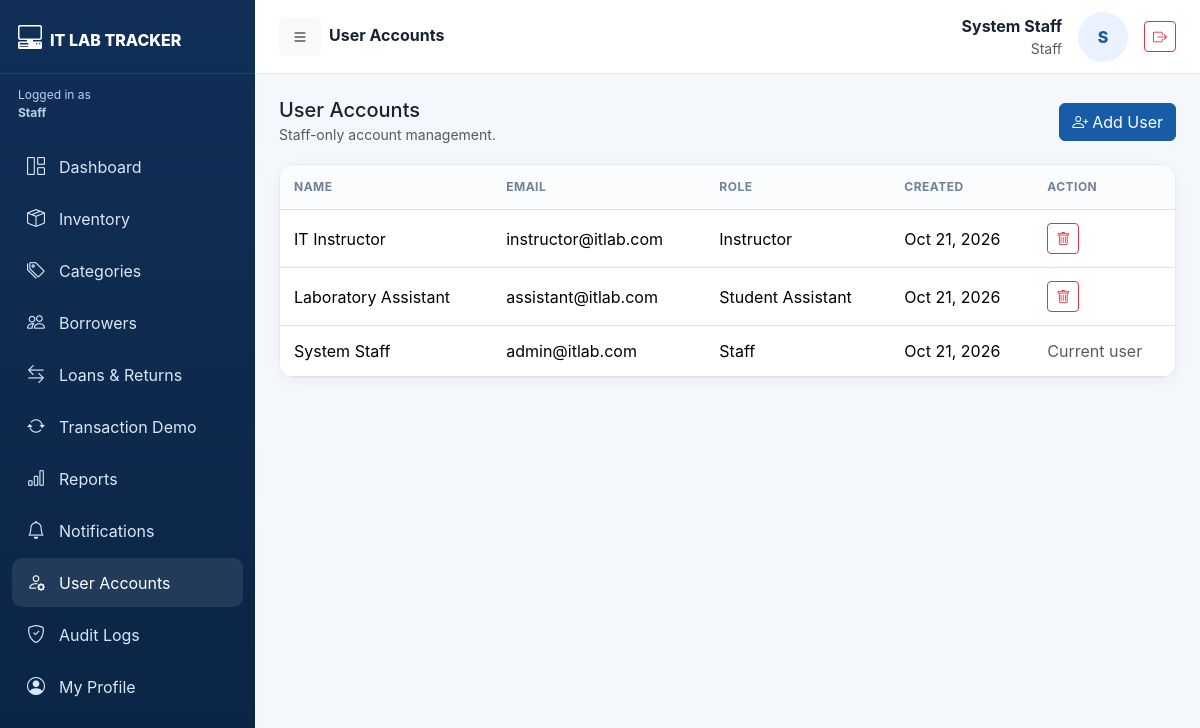
The app's page /index.php?page=users (signed in) with its own data.
### tables this page shows
CREATE TABLE users(id INT UNSIGNED AUTO_INCREMENT PRIMARY KEY,full_name VARCHAR(150) NOT NULL,email VARCHAR(150) NOT NULL UNIQUE,password VARCHAR(255) NOT NULL,role ENUM('staff','student_assistant','instructor') NOT NULL,created_at TIMESTAMP DEFAULT CURRENT_TIMESTAMP,updated_at TIMESTAMP DEFAULT CURRENT_TIMESTAMP ON UPDATE CURRENT_TIMESTAMP);

### index.php (the view, shortened to what this page needs)
<?php
function e(mixed $v): string { return htmlspecialchars((string)$v, ENT_QUOTES, 'UTF-8'); }
function roleLabel(string $role): string { return match($role) {
    'staff' => 'Staff', 'student_assistant' => 'Student Assistant', 'instructor' => 'Instructor', default => ucfirst(str_replace('_',' ',$role))
}; }
function csrf(): string { if(empty($_SESSION['csrf'])) $_SESSION['csrf']=bin2hex(random_bytes(32)); return $_SESSION['csrf']; }
function csrfField(): string { return '<input type="hidden" name="csrf" value="'.e(csrf()).'">'; }
function fmtDate(?string $d, string $format='M d, Y'): string { if(!$d) return '—'; $t=strtotime($d); return $t ? date($format,$t) : '—'; }
function hasRole(string ...$roles): bool { return in_array($_SESSION['role'] ?? '', $roles, true); }
function can(string $permission): bool { $role=$_SESSION['role']??''; return match($permission) {
    'inventory_manage' => in_array($role,['staff','student_assistant'],true),
    'categories' => $role==='staff',
    'borrowers' => in_array($role,['staff','student_assistant'],true),
    'loans_manage' => in_array($role,['staff','student_assistant'],true),
    'reports_all' => $role==='staff',
    'reports_self' => in_array($role,['instructor'],true),
    'users' => $role==='staff',
    'audit' => $role==='staff',
    'notifications' => in_array($role,['staff','student_assistant','instructor'],true),
    default => false,
}; }
function requirePage(string $page): void {
    $role=$_SESSION['role']??'';
}
try {
    $pdo=new PDO('mysql:host='.DB_HOST.';dbname='.DB_NAME.';charset=utf8mb4',DB_USER,DB_PASS,[PDO::ATTR_ERRMODE=>PDO::ERRMODE_EXCEPTION,PDO::ATTR_DEFAULT_FETCH_MODE=>PDO::FETCH_ASSOC,PDO::ATTR_EMULATE_PREPARES=>false]);
} catch(Throwable $ex) {
    http_response_code(500); exit('<h1>Database connection failed</h1><p>'.e($ex->getMessage()).'</p>');
}
    ?><!doctype html>
    </html><?php exit;
$uid=(int)$_SESSION['user_id']; $role=(string)$_SESSION['role'];
$meSt=$pdo->prepare('SELECT * FROM users WHERE id=? LIMIT 1'); $meSt->execute([$uid]); $me=$meSt->fetch();
$pdo->exec("UPDATE loans SET status='overdue' WHERE status='borrowed' AND due_date IS NOT NULL AND due_date < CURDATE()");
$page=$_GET['page']??'dashboard';
$title=match($page){'transactions'=>'Transaction Demo — Inventory TCL','loans'=>'Loans & Returns','inventory'=>'Hardware Inventory','borrowers'=>'Borrower Management','reports'=>'Borrowing Reports','notifications'=>'Notifications','users'=>'User Accounts','audit'=>'Activity Audit Logs','profile'=>'My Profile',default=>roleLabel($role).' Dashboard'};
?><!doctype html><html lang="en"><head><link href="https://cdn.jsdelivr.net/npm/bootstrap@5.3.3/dist/css/bootstrap.min.css" rel="stylesheet"><link href="https://cdn.jsdelivr.net/npm/bootstrap-icons@1.11.3/font/bootstrap-icons.css" rel="stylesheet"></head><body>
<aside class="sidebar" id="sidebar"><div class="brand"><i class="bi bi-pc-display-horizontal me-2"></i><span>IT LAB TRACKER</span></div><div class="rolebox"><div>Logged in as</div><strong><?=e(roleLabel($role))?></strong></div><nav class="mt-2">
<a class="nav-link <?=$page==='dashboard'?'active':''?>" href="index.php?page=dashboard"><i class="bi bi-grid-1x2"></i><span>Dashboard</span></a>
<a class="nav-link <?=$page==='inventory'?'active':''?>" href="index.php?page=inventory"><i class="bi bi-box-seam"></i><span>Inventory</span></a>
<?php if(can('categories')):?><a class="nav-link <?=$page==='categories'?'active':''?>" href="index.php?page=categories"><i class="bi bi-tags"></i><span>Categories</span></a><?php endif;?>
<?php if(can('borrowers')):?><a class="nav-link <?=$page==='borrowers'?'active':''?>" href="index.php?page=borrowers"><i class="bi bi-people"></i><span>Borrowers</span></a><?php endif;?>
<a class="nav-link <?=$page==='loans'?'active':''?>" href="index.php?page=loans"><i class="bi bi-arrow-left-right"></i><span><?=hasRole('instructor')?'My Loans':'Loans & Returns'?></span></a>
<?php if(hasRole('staff','student_assistant')):?><a class="nav-link <?=$page==='transactions'?'active':''?>" href="index.php?page=transactions"><i class="bi bi-arrow-repeat"></i><span>Transaction Demo</span></a><?php endif;?>
<?php if(hasRole('staff','instructor')):?><a class="nav-link <?=$page==='reports'?'active':''?>" href="index.php?page=reports"><i class="bi bi-bar-chart"></i><span><?=hasRole('instructor')?'My Reports':'Reports'?></span></a><?php endif;?>
<a class="nav-link <?=$page==='notifications'?'active':''?>" href="index.php?page=notifications"><i class="bi bi-bell"></i><span>Notifications</span></a>
<?php if(can('users')):?><a class="nav-link <?=$page==='users'?'active':''?>" href="index.php?page=users"><i class="bi bi-person-gear"></i><span>User Accounts</span></a><?php endif;?>
<?php if(can('audit')):?><a class="nav-link <?=$page==='audit'?'active':''?>" href="index.php?page=audit"><i class="bi bi-shield-check"></i><span>Audit Logs</span></a><?php endif;?>
<a class="nav-link <?=$page==='profile'?'active':''?>" href="index.php?page=profile"><i class="bi bi-person-circle"></i><span>My Profile</span></a>
</nav></aside>
<main class="main" id="main"><header class="topbar"><div><button class="btn btn-light me-2" id="toggle"><i class="bi bi-list"></i></button><strong><?=e($title)?></strong></div><div class="d-flex align-items-center gap-3"><div class="text-end d-none d-sm-block"><b><?=e($me['full_name'])?></b><small class="d-block text-muted"><?=e(roleLabel($role))?></small></div><div class="avatar"><?=e(strtoupper(substr($me['full_name'],0,1)))?></div><a class="btn btn-outline-danger btn-sm" href="index.php?action=logout" title="Logout"><i class="bi bi-box-arrow-right"></i></a></div></header><section class="content">
<?php
switch($page):
    ?>
    <?php
case 'users':
    $rows=$pdo->query('SELECT id,full_name,email,role,created_at FROM users ORDER BY full_name')->fetchAll();?><div class="toolbar"><div><h5 class="mb-0">User Accounts</h5><small class="text-muted">Staff-only account management.</small></div><button class="btn btn-primary" data-bs-toggle="modal" data-bs-target="#userModal"><i class="bi bi-person-plus me-1"></i>Add User</button></div><div class="cardx table-card"><div class="table-responsive"><table class="table"><thead><tr><th>Name</th><th>Email</th><th>Role</th><th>Created</th><th>Action</th></tr></thead><tbody><?php foreach($rows as $u):?><tr><td><?=e($u['full_name'])?></td><td><?=e($u['email'])?></td><td><?=e(roleLabel($u['role']))?></td><td><?=fmtDate($u['created_at'])?></td><td><?php if((int)$u['id']!==$uid):?><form method="post" onsubmit="return confirm('Delete this user?')"><?=csrfField()?><input type="hidden" name="action" value="delete_user"><input type="hidden" name="id" value="<?=$u['id']?>"><button class="btn btn-sm btn-outline-danger"><i class="bi bi-trash"></i></button></form><?php else:?><span class="text-muted">Current user</span><?php endif;?></td></tr><?php endforeach;?></tbody></table></div></div><?php require __DIR__ . '/modals/user_modal.php'; ?><?php break;
    ?>
    <?php
endswitch;
?>
</section></main><script src="https://cdn.jsdelivr.net/npm/bootstrap@5.3.3/dist/js/bootstrap.bundle.min.js"></script></body></html>

### index.php (style rules this page uses)
:root { --nav:#102f57;--nav2:#16477f;--bg:#f4f7fb;--line:#e6ebf2;--text:#182230 }
body { margin:0;background:var(--bg);color:var(--text);font-family:Inter,system-ui,-apple-system,"Segoe UI",sans-serif }
.sidebar { position:fixed;inset:0 auto 0 0;width:255px;background:linear-gradient(180deg,var(--nav),#0b2444);color:#fff;z-index:1030;transition:.25s }
.brand { height:74px;padding:20px 18px;font-weight:800;border-bottom:1px solid #ffffff18;white-space:nowrap;overflow:hidden }
.brand i { font-size:24px }
.nav-link { color:#dbe7f7;border-radius:10px;margin:3px 12px;padding:11px 13px;display:flex;gap:12px;align-items:center;white-space:nowrap }
.nav-link:hover,.nav-link.active { background:#ffffff18;color:#fff }
.nav-link i { font-size:18px;min-width:22px;text-align:center }
.main { margin-left:255px;min-height:100vh;transition:.25s }
.topbar { height:74px;background:#fff;border-bottom:1px solid var(--line);display:flex;align-items:center;justify-content:space-between;padding:0 24px;position:sticky;top:0;z-index:1000 }
.content { padding:24px }
.cardx { background:#fff;border:1px solid var(--line);border-radius:15px;box-shadow:0 4px 15px #1c31500b }
.toolbar { display:flex;justify-content:space-between;gap:12px;align-items:center;margin-bottom:18px;flex-wrap:wrap }
.table-card { overflow:hidden }
.table { margin:0 }
.table th { font-size:12px;text-transform:uppercase;color:#718096;letter-spacing:.04em;background:#fbfcfe }
.table td,.table th { padding:13px 14px;vertical-align:middle }
.avatar { width:50px;height:50px;border-radius:50%;display:grid;place-items:center;background:#eaf2ff;color:#1c5ba0;font-weight:800 }
.rolebox { padding:12px 18px;color:#bcd0e8;font-size:12px }
.btn-primary { background:#185ca8;border-color:#185ca8 }

### records on screen
users: full_name "System Staff", full_name "S", email "admin@itlab.com", role "Staff", created_at "Oct 21, 2026", shows "Current user"
users: full_name "IT Instructor", email "instructor@itlab.com", role "Instructor", created_at "Oct 21, 2026"
users: full_name "Laboratory Assistant", email "assistant@itlab.com", role "Student Assistant", created_at "Oct 21, 2026"

### other values on screen
roleLabel($role) "Staff"
$title "User Accounts"
